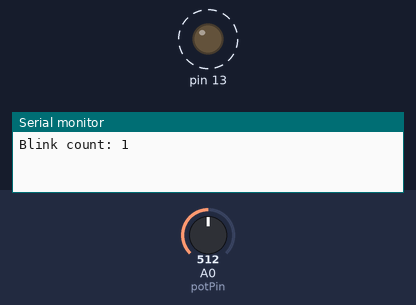
This sketch was run on a simulated Arduino Uno, built with avr-gcc and run on an emulated ATmega328P. Parts: output pins drawn as LEDs (lit = HIGH), the last lines printed to the serial monitor. Dashed ring = blinking. Inputs (shaded band) come from the test bench; at power-on: A0 (potPin) = 512.

Above: at 1.9 s.
2.0 s: A0 (potPin) set to 122
At 2.71 s:
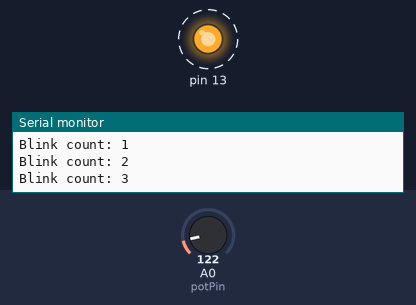
5.5 s: A0 (potPin) set to 0
At 5.76 s:
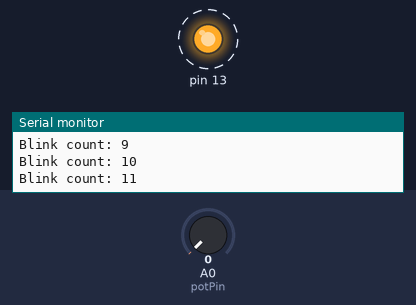
Timing chart, 0 to 15.0 s (numbered marks = the images above; inputs shaded):
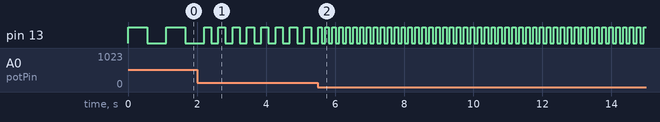

The sketch:

LED_BLINK.ino
```cpp
/*
Author: Ayush Sharma
Date: 02-07-2026
Description:
LED blink program with serial monitoring and potentiometer-controlled blink speed.
*/

int blinkCount = 0;
int potPin = A0;

void setup() {
  pinMode(13, OUTPUT);
  Serial.begin(9600);
}

void loop() {

  int delayTime = analogRead(potPin);
  delayTime = map(delayTime, 0, 1023, 100, 1000);

  digitalWrite(13, HIGH);
  delay(delayTime);

  digitalWrite(13, LOW);
  delay(delayTime);

  blinkCount++;

  Serial.print("Blink count: ");
  Serial.println(blinkCount);
}
```

Measured:
- after the input at 2.0 s, pin 13: alternates HIGH for 0.21 s and LOW for 0.21 s, starting after 0.41 s
- after the input at 5.5 s, pin 13: alternates HIGH for 0.10 s and LOW for 0.10 s, starting after 0.12 s
- by itself, pin 13: alternates HIGH for 0.55 s and LOW for 0.55 s
